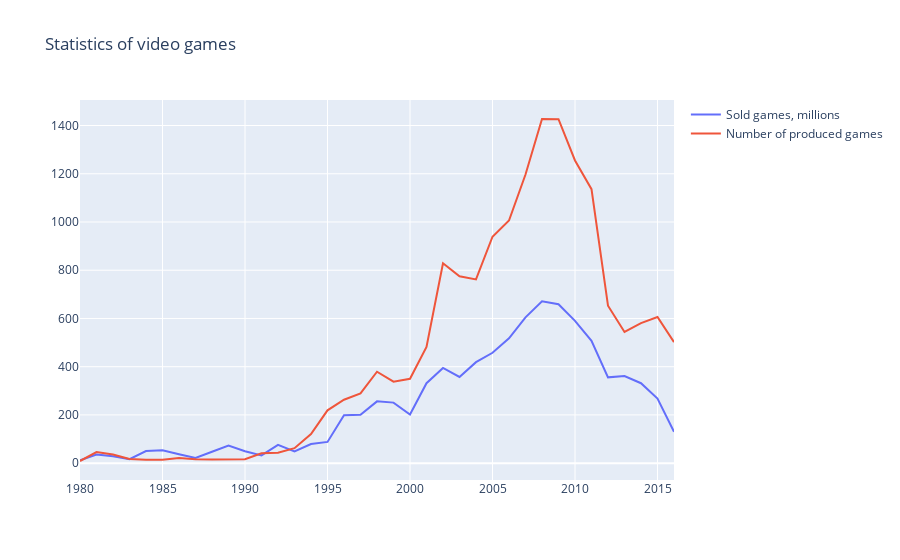

Source (notebook cell):
### Code cell
trace0 = go.Scatter(
    x=df1.index,
    y=df1.Total_Sales,
    name='Sold games, millions'
)

trace1 = go.Scatter(
    x=df1.index,
    y=df1.Number_of_games,
    name='Number of produced games'
)

data = [trace0, trace1]
layout = {'title': 'Statistics of video games'}

fig = go.Figure(data=data, layout=layout)
#fig.show()
iplot(fig, show_link=False)

### Figure 1 — Plotly figure (JSON) as saved in the notebook; plotly's stock layout.template omitted (floating-point values rounded to 4 significant figures)
{"data": [{"name": "Sold games, millions", "type": "scatter", "x": [1980, 1981, 1982, 1983, 1984, 1985, 1986, 1987, 1988, 1989, 1990, 1991, 1992, 1993, 1994, 1995, 1996, 1997, 1998, 1999, 2000, 2001, 2002, 2003, 2004, 2005, 2006, 2007, 2008, 2009, 2010, 2011, 2012, 2013, 2014, 2015, 2016], "y": [11.38, 35.68, 28.88, 16.8, 50.35, 53.95, 37.08, 21.7, 47.21, 73.45, 49.37, 32.23, 76.16, 48.41, 79.23, 88.12, 199.2, 201.1, 256.3, 251.1, 201.7, 331.5, 395.0, 357.5, 418.7, 457.8, 517.7, 604.8, 671.5, 658.8, 590.1, 507.6, 355.8, 361.2, 331.5, 268.0, 129.9]}, {"name": "Number of produced games", "type": "scatter", "x": [1980, 1981, 1982, 1983, 1984, 1985, 1986, 1987, 1988, 1989, 1990, 1991, 1992, 1993, 1994, 1995, 1996, 1997, 1998, 1999, 2000, 2001, 2002, 2003, 2004, 2005, 2006, 2007, 2008, 2009, 2010, 2011, 2012, 2013, 2014, 2015, 2016], "y": [9, 46, 36, 17, 14, 14, 21, 16, 15, 17, 16, 41, 43, 62, 121, 219, 263, 289, 379, 338, 350, 482, 829, 775, 762, 939, 1006, 1197, 1427, 1426, 1255, 1136, 653, 544, 581, 606, 502]}], "layout": {"title": {"text": "Statistics of video games"}}}
